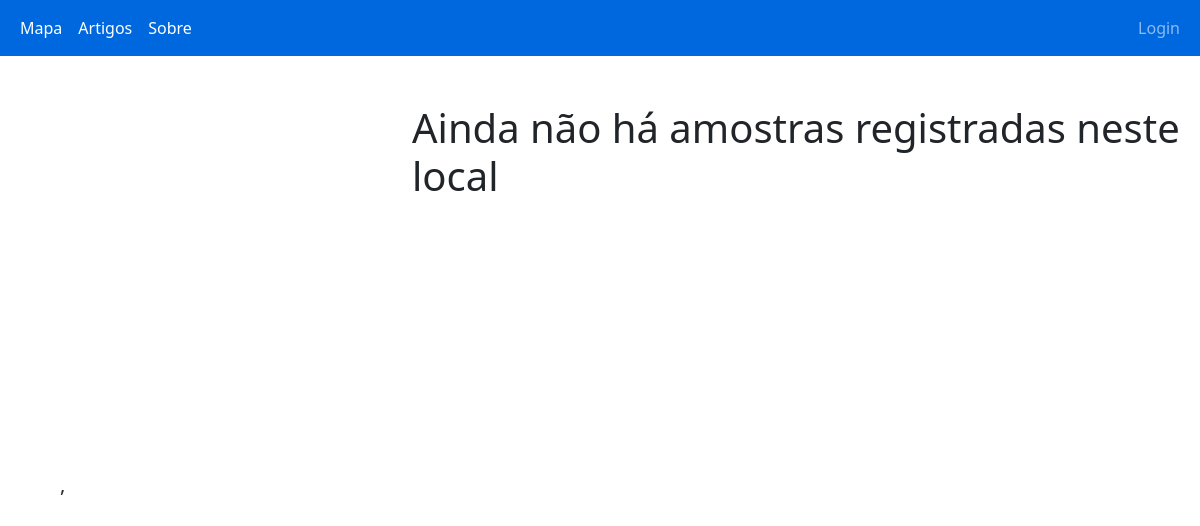
/php/local.php?ponto=4300016517, run on an earlier commit of the app's database.
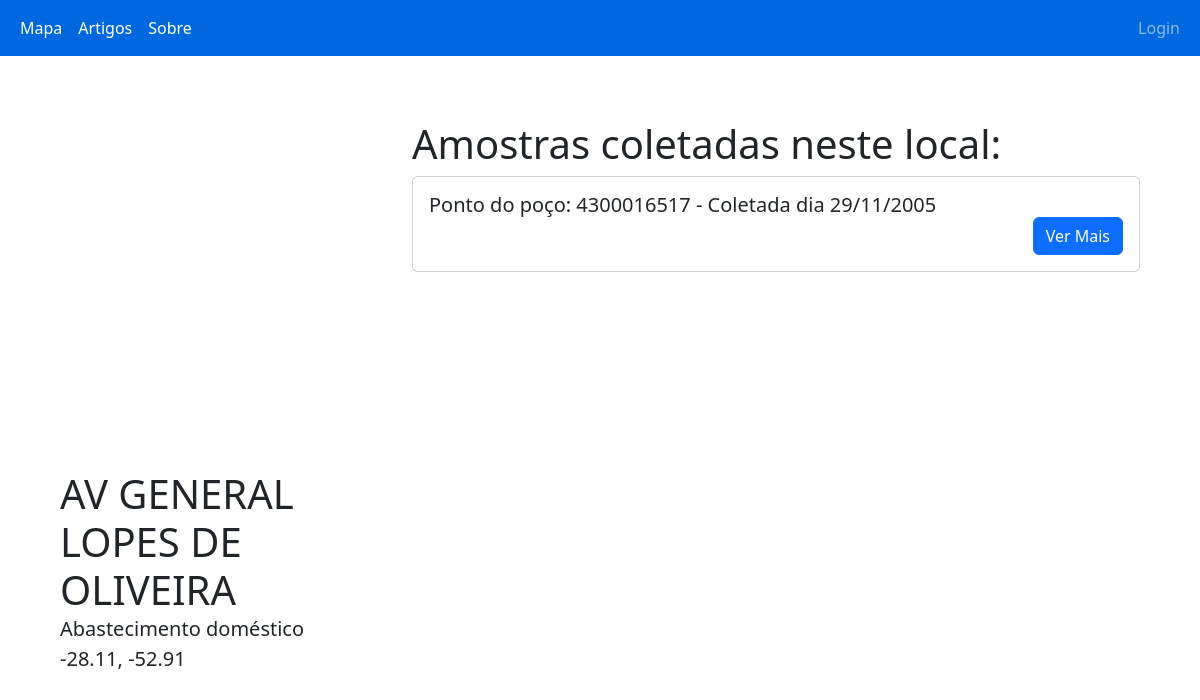
And on a later commit of the database.
### tables this page shows
CREATE TABLE `local` (
  `idLocal` int NOT NULL AUTO_INCREMENT,
  `ponto` bigint NOT NULL,
  `idCriador` int NOT NULL,
  `idEditor` int NOT NULL,
  `nome` varchar(150) NOT NULL,
  `lat` varchar(30) NOT NULL,
  `lng` varchar(30) NOT NULL,
  `tipo` varchar(100) DEFAULT NULL,
  `foto` varchar(1000) DEFAULT NULL,
  PRIMARY KEY (`idLocal`)
);

CREATE TABLE `amostra` (
  `idAmostra` int NOT NULL AUTO_INCREMENT,
  `ponto` bigint NOT NULL,
  `municipio` varchar(100) DEFAULT NULL,
  `idCriador` int DEFAULT NULL,
  `idEditor` int DEFAULT NULL,
  `dataPerfuracao` varchar(50) DEFAULT NULL,
  `dataAnalise` varchar(50) DEFAULT NULL,
  `cotaTerreno` varchar(50) DEFAULT NULL,
  `profundidadeFinal` varchar(50) DEFAULT NULL,
  `nivelDinamico` varchar(50) DEFAULT NULL,
  `nivelEstatico` varchar(50) DEFAULT NULL,
  `vazaoEspecifica` varchar(50) DEFAULT NULL,
  `vazaoEstabilizacao` varchar(50) DEFAULT NULL,
  `condutividade` varchar(50) DEFAULT NULL,
  `cor` varchar(50) DEFAULT NULL,
  `corParametro` varchar(45) DEFAULT NULL,
  `odor` varchar(45) DEFAULT NULL,
  `sabor` varchar(45) DEFAULT NULL,
  `temperatura` varchar(50) DEFAULT NULL,
  `turbidez` varchar(45) DEFAULT NULL,
  PRIMARY KEY (`idAmostra`)
);

### php/session.php (called while the page is built, shortened)
<?php
    $logado = $_SESSION['logado'];
    if($logado == NULL or FALSE){
        $logado = FALSE;
    }
    else{
        $logado = TRUE;
    }
?>

### php/local.php (the view, shortened to what this page needs)
<!DOCTYPE html>
<html lang="pt-br">
<head>
    <link rel="stylesheet" href="../style/style.css">
    <link href="https://cdn.jsdelivr.net/npm/bootstrap@5.2.2/dist/css/bootstrap.min.css" rel="stylesheet">
    <link rel="stylesheet" href="https://unpkg.com/leaflet@1.9.2/dist/leaflet.css"integrity="sha256-sA+zWATbFveLLNqWO2gtiw3HL/lh1giY/Inf1BJ0z14="crossorigin=""/>
</head>
<?php
    include_once "session.php";
    include_once "link.php";
    if ($logado == NULL or FALSE) {
        include_once 'navbar.php';
    }elseif ($logado = TRUE) {
        include_once 'navbarL.php';
    }
    $idLocal = $_GET['ponto'];
    $busca = mysqli_query($link,"SELECT * FROM LOCAL WHERE ponto = '$idLocal'") or die (mysqli_error($link));
    $puxa = mysqli_fetch_assoc($busca);
    $busca2 = mysqli_query($link,"SELECT * FROM AMOSTRA WHERE ponto = '$idLocal' ORDER BY dataAnalise") or die (mysqli_error($link));
    function formatarData($dataOriginal) {
        $novaData = date("d-m-Y", strtotime($dataOriginal));
        $novaData = str_replace('-', '/', $novaData);
        return $novaData;
    }
?>
<body>
    <div class='container-fluid'>
        <div class='row'>
            <div class="col-4 mt-5">
                <div id="map" style="height: 350px;" class="ms-5"></div>
            <div class='list mt-3 ms-5' style='font-size:20px'>
                <h1 class="mb-0"> <?php echo $puxa['nome']; ?></h1>
                <p class="mb-0"> <?php echo $puxa['tipo']; ?></p>
                <p> <?php echo $puxa['lat']; ?>, <?php echo $puxa['lng']; ?></p>
                </div>
            <?php if ($logado == TRUE) {?>
                    <div class='d-flex justify-content-center mt-3 ms-5'>
                        <form action="editarlocal.php" method="get" class='me-3'>
                            <input type="hidden" name="ponto" value="<?php echo $puxa['ponto']; ?>">
                            <button type="submit" class="btn btn-primary" style='width: 100px;'>Editar</button>
                        </form>
                        <form action="excluirlocal.php" method="post">
                            <input type="hidden" name="ponto" value="<?php echo $puxa['ponto']; ?>">
                            <button type="submit" class="btn btn-primary" style='width: 100px;' onclick="return confirm('Você deseja excluir este local?\nTodas as amostras ligadas a este local tambem serão excluidas');">Excluir</button>
                        </form>
                    </div>
                </div>
                <?php
                    }else{
                ?>
                    </div>
                <?php
                    }
                ?>
            <div class='col-8 mt-5'>
<?php
    if (isset($busca2) && mysqli_num_rows($busca2) > 0) {
            ?>
            <h1 style='font-size:40px' class='mt-3'>Amostras coletadas neste local:</h1>
            <div class='overflow-auto me-5' style="height: 700px;">
            <?php
        while ($puxa2 = mysqli_fetch_assoc($busca2)) {
            ?>
                <div class='card'>
                    <div class='card-body'>
                        <div class='d-flex justify-content-start'>
                            <h2 style="font-size: 20px;" class='align-self-center mb-0'>Ponto do poço: <?php echo $puxa2['ponto']?> - Coletada dia <?php echo formatarData($puxa2['dataAnalise']); ?></h2>
                        </div>
                        <div class='d-flex justify-content-end'>
                            <a class='btn btn-primary align-self-center ' href="amostra.php?ponto=<?php echo $puxa2['ponto']?>">Ver Mais</a> <br>
                        </div>
                    </div>
                </div>
            <?php
        };
    } else { ?>
        <h1>Ainda não há amostras registradas neste local</h1>
    </div>
    <?php };
?>
</body>

### php/navbar.php
<nav class="navbar navbar-expand dblue navbar-dark">
    <div class="container-fluid">
        <ul class="navbar-nav">
            <li class="nav-item">
                <a class="nav-link active" href="index.php">Mapa</a>
            </li>
            <li class="nav-item">
                <a class="nav-link active" href="artigos.php">Artigos</a>
            </li>
            <li class="nav-item">
                <a class="nav-link active" href="sobre.php">Sobre</a>
            </li>
        </ul>
        <ul class="navbar-nav justify-content-end">
            <li class='nav-item active'> <a class='nav-link' href='login.php'>Login</a> </li>
        </ul>
    </div>
</nav>

### style/style.css (style rules this page uses)
.dblue { background-color: rgb(0, 104, 223); }

What changed in the data, as far as the page shows it:
added local: nome "AV GENERAL LOPES DE OLIVEIRA", tipo "Abastecimento doméstico", lat "-28.11", lng "-52.91"
added amostra: ponto "4300016517", dataAnalise "29/11/2005"
Also different on the page:
text no longer shown: "Ainda não há amostras registradas neste local"
text now shown: "Amostras coletadas neste local:"
